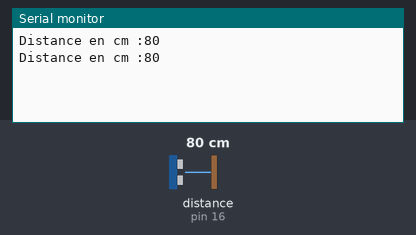
Bench run of a sketch on a simulated Arduino Uno, built with avr-gcc and run on an emulated ATmega328P. On the bench: the last lines printed to the serial monitor. Wiring (inferred from the names in the program): ultrasonic range finder: trigger pin 4; echo pin 16. The test bench sets the inputs (shaded band); at power-on: distance to the obstacle (sensor on pin 16) 80 cm. The echo pulse lasts 58.3 µs per cm.

Above: at 2.3 s.
2.4 s: distance to the obstacle (sensor on pin 16) set to 2 cm
At 4.2 s:
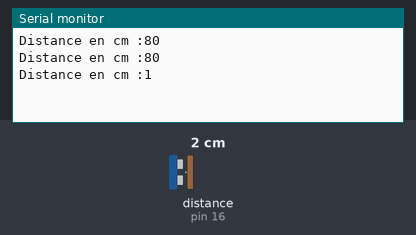
4.5 s: distance to the obstacle (sensor on pin 16) set to 4 cm
At 5.6 s:
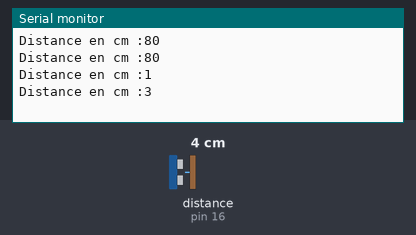
Timing chart, 0 to 7.5 s (numbered marks = the images above; inputs shaded):
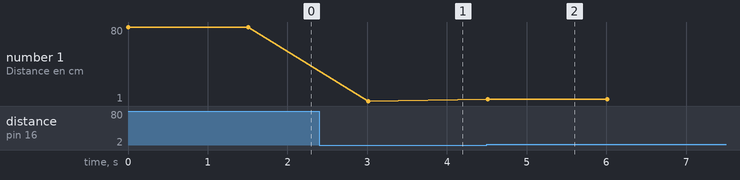

Measured:
- after the input at 2.4 s, the serial monitor: prints a new line after 0.61 s (image 1)
- after the input at 4.5 s, the serial monitor: prints a new line at once (image 2)
- plotted number 1: 80 → 1 after the input at 2.4 s, 1 → 3 after the input at 4.5 s

The sketch:

photoresistance.ino
```cpp
int trig = 4;
int echo = 16;
long lecture_echo;
long cm;

void setup(){

pinMode(trig, OUTPUT);
digitalWrite(trig, LOW);
pinMode(echo, INPUT);
Serial.begin(9600);
}

void loop(){

digitalWrite(trig, HIGH);
delayMicroseconds(10);
digitalWrite(trig, LOW);
lecture_echo = pulseIn(echo,HIGH);
cm = lecture_echo /58;
Serial.print("Distance en cm :");
Serial.println(cm);
delay(1500);
}
```
